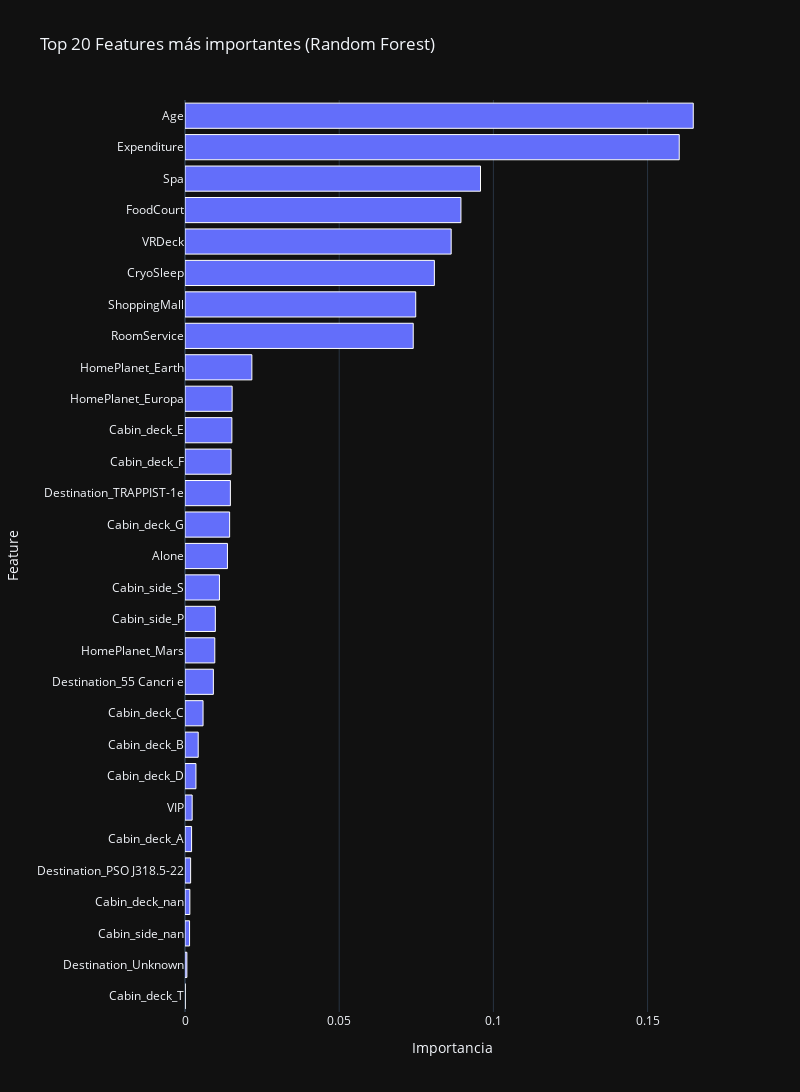

Notebook source saved alongside this figure:
### Code cell
import plotly.express as px

# Tomar las 20 features más importantes
top_features = importancia_df.sort_values(by="importance", ascending=False)

# Gráfico interactivo con Plotly
fig = px.bar(
    top_features,
    x="importance",
    y="feature",
    orientation="h",
    title="Top 20 Features más importantes (Random Forest)",
    labels={"importance": "Importancia", "feature": "Feature"},
    template="plotly_dark",
)
fig.update_traces(marker_line_color='white', marker_line_width=1)

# Invertir el eje Y para que la más importante esté arriba
fig.update_layout(yaxis=dict(autorange="reversed"))
fig.update_layout(width=800, height=1200)
fig.show()

### Figure 1 — Plotly figure (JSON) as saved in the notebook; plotly's stock layout.template omitted (floating-point values rounded to 4 significant figures)
{"data": [{"hovertemplate": "Importancia=%{x}<br>Feature=%{y}<extra></extra>", "legendgroup": "", "marker": {"color": "#636efa", "line": {"color": "white", "width": 1}, "pattern": {"shape": ""}}, "name": "", "orientation": "h", "showlegend": false, "textposition": "auto", "type": "bar", "x": [0.1648, 0.1603, 0.09582, 0.08948, 0.08631, 0.08087, 0.07481, 0.074, 0.02168, 0.01529, 0.01521, 0.01495, 0.01472, 0.01447, 0.01376, 0.01117, 0.009835, 0.009661, 0.009197, 0.005855, 0.004282, 0.003551, 0.002325, 0.002137, 0.001829, 0.001572, 0.001483, 0.0006112, 5.095e-05], "xaxis": "x", "y": ["Age", "Expenditure", "Spa", "FoodCourt", "VRDeck", "CryoSleep", "ShoppingMall", "RoomService", "HomePlanet_Earth", "HomePlanet_Europa", "Cabin_deck_E", "Cabin_deck_F", "Destination_TRAPPIST-1e", "Cabin_deck_G", "Alone", "Cabin_side_S", "Cabin_side_P", "HomePlanet_Mars", "Destination_55 Cancri e", "Cabin_deck_C", "Cabin_deck_B", "Cabin_deck_D", "VIP", "Cabin_deck_A", "Destination_PSO J318.5-22", "Cabin_deck_nan", "Cabin_side_nan", "Destination_Unknown", "Cabin_deck_T"], "yaxis": "y"}], "layout": {"barmode": "relative", "height": 1200, "legend": {"tracegroupgap": 0}, "title": {"text": "Top 20 Features más importantes (Random Forest)"}, "width": 800, "xaxis": {"anchor": "y", "domain": [0, 1], "title": {"text": "Importancia"}}, "yaxis": {"anchor": "x", "autorange": "reversed", "domain": [0, 1], "title": {"text": "Feature"}}}}
